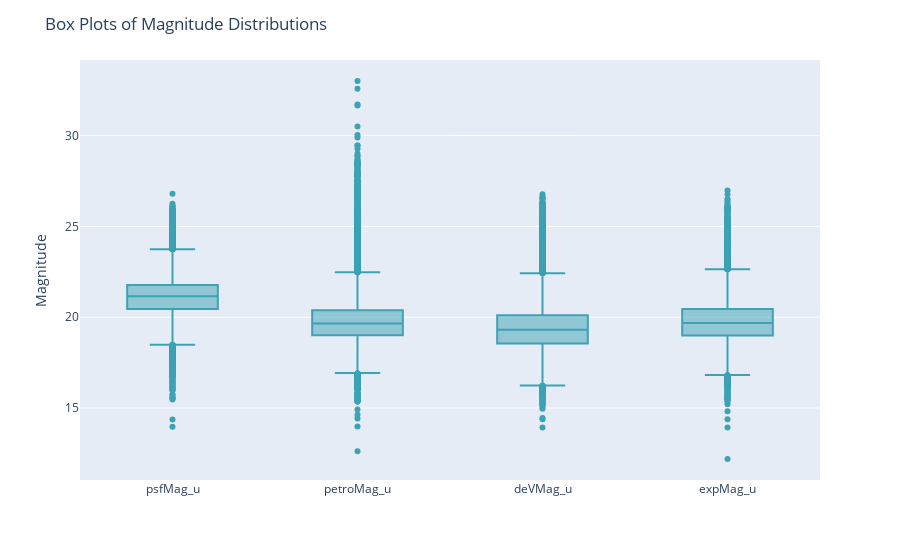

The cell this chart's notebook holds for it:
### Code cell
# Specify the columns for which you want to create box plots
columns_to_check = ['psfMag_u', 'petroMag_u', 'deVMag_u', 'expMag_u']

# Create a DataFrame containing the specified columns
boxplot_df = df[columns_to_check]

# Create a box plot using Plotly with the custom blue color palette
fig = px.box(boxplot_df, y=boxplot_df.columns)
fig.update_traces(marker=dict(color='#3ea2b5'))

fig.update_layout(
    title="Box Plots of Magnitude Distributions",
    yaxis_title="Magnitude",
    xaxis_title=None,  # Remove x-axis label for better spacing
)
fig.show()

### Figure 1 — Plotly figure (JSON) as saved in the notebook; plotly's stock layout.template omitted (floating-point values rounded to 4 significant figures; data arrays with more than 128 entries replaced by an {"elided": "..."} marker saying what was removed)
{"data": [{"alignmentgroup": "True", "hovertemplate": "variable=%{x}<br>value=%{y}<extra></extra>", "legendgroup": "", "marker": {"color": "#3ea2b5"}, "name": "", "notched": false, "offsetgroup": "", "orientation": "v", "showlegend": false, "type": "box", "x": {"elided": "39892 str values"}, "x0": " ", "xaxis": "x", "y": {"elided": "39892 float values"}, "y0": " ", "yaxis": "y"}], "layout": {"boxmode": "group", "legend": {"tracegroupgap": 0}, "margin": {"t": 60}, "title": {"text": "Box Plots of Magnitude Distributions"}, "xaxis": {"anchor": "y", "domain": [0, 1], "title": {}}, "yaxis": {"anchor": "x", "domain": [0, 1], "title": {"text": "Magnitude"}}}}
